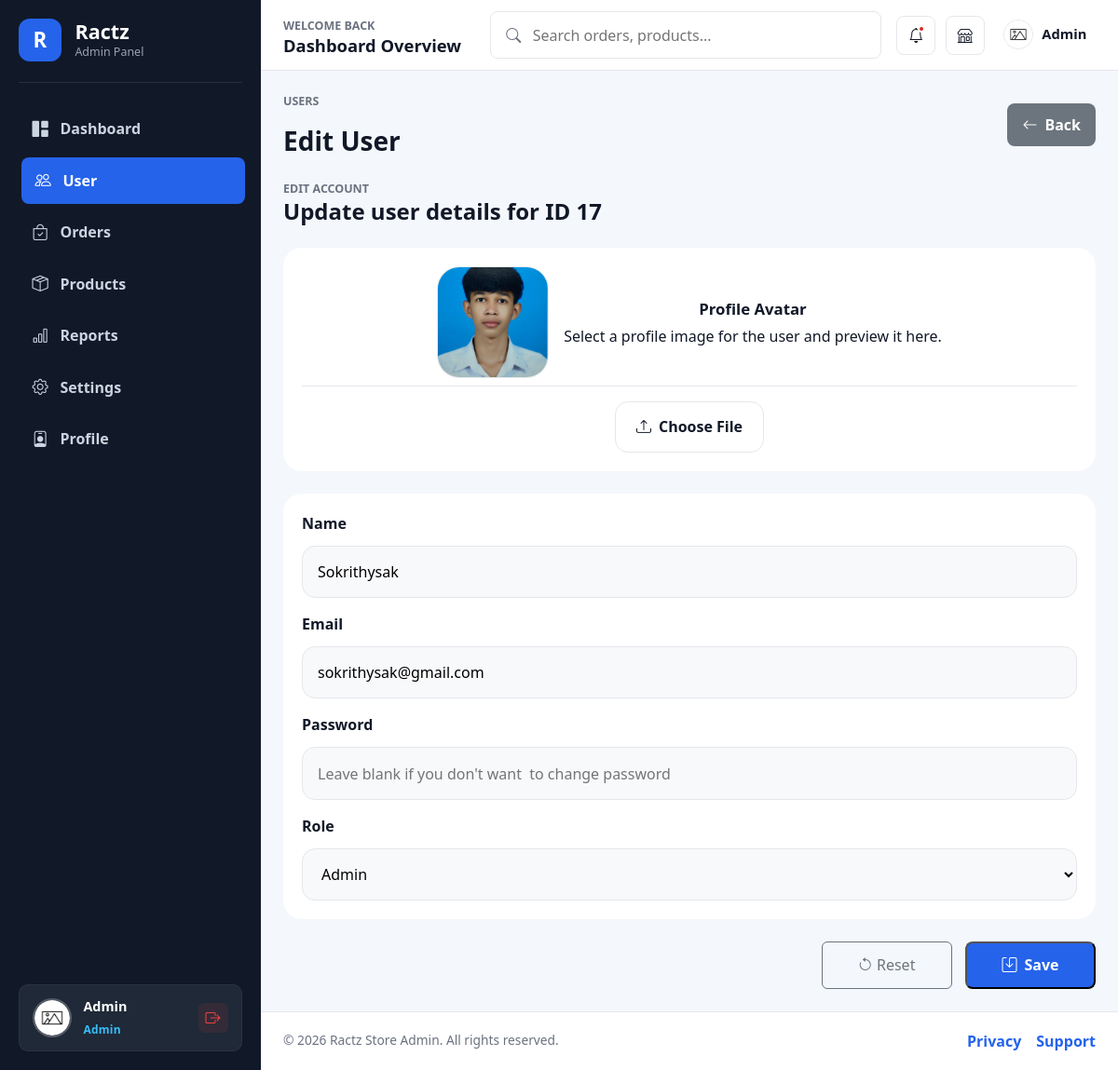
The app's page /admin/user/edit/17 (signed in) with its own data.
### models/user.py (models this page shows)
class User(db.Model):
    id = db.Column(db.Integer, primary_key=True)
    profile = db.Column(db.String(255), nullable=False, default='/static/images/default.png')
    username = db.Column(db.String(80), nullable=False)
    password = db.Column(db.String(255), nullable=False)
    email = db.Column(db.String(120), nullable=False, unique=True)
    role = db.Column(db.String(80), nullable=False)
    status = db.Column(db.String(80), nullable=False, default='Active')
    joined_date = db.Column(db.String(80), nullable=True, default=lambda: datetime.now().strftime('%b. %Y'))

### admin/user.py (the view)
@admin_bp.get('/user/edit/<int:user_id>')
@login_required
def edit_user(user_id):
    module = 'user'
    sql = text("SELECT * FROM user WHERE id = :user_id")
    result = db.session.execute(sql, {"user_id": user_id}).fetchone()
    user_data = None
    if result:
        user_data = dict(result._mapping)
    else:
        return redirect(url_for('admin_bp.user'))
    return render_template('admin/user/edit.html', module=module, user=user_data)

### admin/auth.py (called while the page is built)
def login_required(view):
    @wraps(view)
    def wrapped(*args, **kwargs):
        if not session.get("is_login"):
            return redirect(url_for("admin_login", next=request.path))
        if str(session.get("role", "")).strip().lower() != "admin":
            session.clear()
            flash("Access denied. Administrator privileges required.", "danger")
            return redirect(url_for("admin_login"))
        return view(*args, **kwargs)
    return wrapped

### helpers.py (called while the page is built)
def register_url_fallbacks(app):
    from flask import url_for
    def url_fallback(error, endpoint, values):
        if '.' in endpoint:
            raise error
        for bp_name in ['front_bp', 'admin_bp', 'api_bp']:
            full_endpoint = f"{bp_name}.{endpoint}"
            if full_endpoint in app.view_functions:
                return url_for(full_endpoint, **values)
        raise error
    app.url_build_error_handlers.append(url_fallback)

### templates/admin/user/edit.html (shortened to what this page needs)
{% extends 'admin/master.html' %} {% block styles %}
<link
  rel="stylesheet"
  href="{{ url_for('static', filename='user css/edit.css') }}"
/>
{% endblock %} {% block content %}
<main class="admin-content">
  <section class="page-heading">
    <div>
      <p>Users</p>
      <h3>Edit User</h3>
    </div>
    <a href="{{ url_for('admin_bp.user') }}" class="export-btn edit-back-btn">
      <i class="bi bi-arrow-left"></i>
      Back
    </a>
  </section>
  <section class="panel edit-panel">
    <div class="panel-header">
      <div>
        <span>Edit Account</span>
        <h4>Update user details for ID {{ user.id if user else user_id }}</h4>
      </div>
    </div>
    <form id="editUserForm" action="{{url_for('admin_bp.do_edit_user')}}" method="POST" enctype="multipart/form-data" class="edit-form">
      <div class="edit-layout">
        <div class="edit-card">
          <div class="edit-card-top">
            <img
              id="output"
              src="{{ url_for('user_photo', user_id=user.id, photo_type='org') }}"
              alt="User profile image"
              onerror="this.onerror=null;this.src='{{ url_for('static', filename='images/default.png') }}'"
              class="edit-card-avatar"
            />
            <div class="edit-card-info">
              <strong>Profile Avatar</strong>
              <span>
                Select a profile image for the user and preview it here.
              </span>
            </div>
          </div>
          <div class="edit-card-actions">
            <label for="image" class="edit-upload-label">
              <i class="bi bi-upload"></i>
              Choose File
            </label>
          </div>
        </div>
        <div class="edit-form-box">
          <div class="edit-form-group">
            <label for="name">Name</label>
            <input
              type="text"
              id="name"
              name="name"
              value="{{ user.username }}"
              placeholder="Enter name"
              class="edit-form-control"
            />
          </div>
          <div class="edit-form-group">
            <label for="email">Email</label>
            <input
              type="email"
              id="email"
              name="email"
              value="{{ user.email  }}"
              placeholder="Enter email"
              class="edit-form-control"
            />
          </div>
          <div class="edit-form-group">
            <label for="password">Password</label>
            <input
              type="password"
              id="password"
              name="password"
              placeholder="Leave blank if you don't want  to change password"
              class="edit-form-control"
            />
          </div>
          <div class="edit-form-group">
            <label for="role">Role</label>
            <select id="role" name="role" class="edit-form-control">
              <option value="Admin" {% if user and (user.role == 'Admin' or user.role == 'admin') %}selected{% endif %}>Admin</option>
            </select>
          </div>
        </div>
        <div class="edit-actions">
          <button type="reset" class="btn btn-outline-secondary">
            <i class="bi bi-arrow-counterclockwise"></i>
            Reset
          </button>
          <button type="submit" class="export-btn">
            <i class="bi bi-save"></i>
            Save
          </button>
        </div>
      </div>
    </form>
  </section>
</main>
{% endblock %}

### static/admin css/admincss.css (style rules this page uses)
:root { --admin-bg: #f4f7fb; --sidebar-bg: #111827; --sidebar-soft: #1f2937; --surface: #ffffff; --text: #111827; --muted: #6b7280; --border: #e5e7eb; --primary: #2563eb; --primary-soft: #eff6ff; --success: #16a34a; --success-soft: #dcfce7; --warning: #d97706; --warning-soft: #fef3c7; --danger: #dc2626; --shadow: 0 18px 45px rgba(15, 23, 42, 0.08); }
* { box-sizing: border-box; }
body { min-height: 100vh; margin: 0; background: var(--admin-bg); color: var(--text); font-family: "Segoe UI", Arial, sans-serif; }
a { text-decoration: none; }
.navbar-title span, .page-heading p, .panel-header span, .stat-card span { color: var(--muted); font-size: 0.78rem; font-weight: 700; text-transform: uppercase; }
.navbar-title h2, .page-heading h3, .panel-header h4 { margin: 0; font-weight: 800; }
.admin-content { flex: 1; padding: 1.5rem; min-width: 0; }
.page-heading { display: flex; align-items: center; justify-content: space-between; gap: 1rem; margin-bottom: 1.3rem; }
.export-btn { display: inline-flex; align-items: center; justify-content: center; gap: 0.5rem; min-height: 42px; padding: 0.7rem 1rem; border-radius: 8px; background: var(--primary); color: #ffffff; font-weight: 800; }
.stat-card, .panel { border: 1px solid var(--border); border-radius: 8px; background: var(--surface); box-shadow: var(--shadow); }
.panel { padding: 1.2rem; }
.panel-header { display: flex; align-items: flex-start; justify-content: space-between; gap: 1rem; margin-bottom: 1.25rem; }

### static/user css/edit.css (style rules this page uses)
.panel { box-sizing: border-box; width: 100%; max-width: none; margin: 1.5rem auto; padding: 2rem; border: 1px solid #dee2e6; border-radius: 18px; background: #ffffff; box-shadow: 0 8px 24px rgba(15, 23, 42, 0.08); }
.edit-panel { max-width: none; margin: 0 auto; border-radius: 20px; padding: 0; background: transparent; box-shadow: none; border: none; }
.edit-panel .panel-header { margin-bottom: 1.5rem; gap: 1rem; }
.edit-layout { display: grid; gap: 1.5rem; }
.edit-card { display: grid; gap: 1rem; padding: 1.25rem; border: none; border-radius: 20px; background: #ffffff; }
.edit-card-top { display: flex; justify-content: center; align-items: center; gap: 1rem; flex-wrap: wrap; padding-bottom: 0.5rem; border-bottom: 1px solid var(--border); }
.edit-card-avatar { width: 120px; height: 120px; border-radius: 24px; object-fit: cover; border: 1px solid var(--border); background: #f6f8fb; }
.edit-card-info { display: grid; gap: 0.25rem; text-align: center; }
.edit-card-info strong { font-size: 1.05rem; }
.edit-card-actions { display: flex; align-items: center; justify-content: center; gap: 1rem; flex-wrap: wrap; }
.edit-upload-label { display: inline-flex; align-items: center; justify-content: center; gap: 0.5rem; padding: 0.9rem 1.4rem; border-radius: 14px; border: 1px solid var(--border); background: #ffffff; color: var(--text); font-weight: 700; cursor: pointer; }
.edit-form { display: grid; gap: 1.25rem; }
.edit-form-box { display: grid; gap: 1rem; padding: 1.25rem; border: none; border-radius: 20px; background: #ffffff; }
.edit-form-group { display: grid; gap: 0.75rem; }
.edit-form-group label { font-weight: 700; }
.edit-form-control { width: 100%; padding: 0.95rem 1rem; border: 1px solid var(--border); border-radius: 14px; background: #f8f9fb; }
.edit-actions { display: flex; gap: 0.9rem; flex-wrap: wrap; justify-content: flex-end; }
.edit-actions button { min-width: 140px; }
.edit-back-btn { background: #6c757d !important; }

### records on screen
User: id "17", name "Sokrithysak", email "sokrithysak@gmail.com", role "Admin"

### other values on screen
{{ session.get('username', 'Admin User') }} "Admin"
{{ session.get('role', 'Admin') }} "Admin"
{{ session.get('username', 'admin') }} "Admin"
